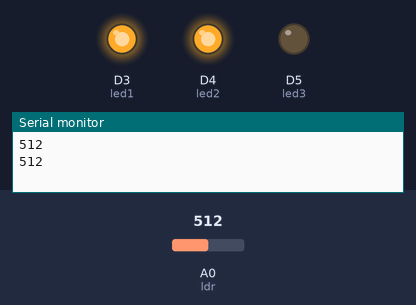
This sketch was run on a simulated ESP8266 (NodeMCU). On the bench: output pins drawn as LEDs (lit = HIGH), the last lines printed to the serial monitor. The inputs (shaded band) are chosen by the test bench; at power-on: A0 (ldr) = 512.

Above: at 1.8 s.
1.9 s: A0 (ldr) set to 493
At 3.4 s:
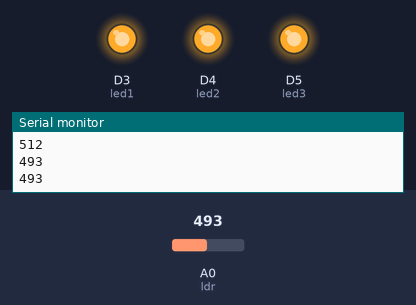
4.5 s: A0 (ldr) set to 710
At 6.9 s:
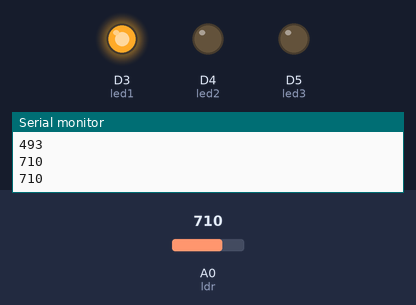
7.5 s: A0 (ldr) set to 690
At 10.2 s:
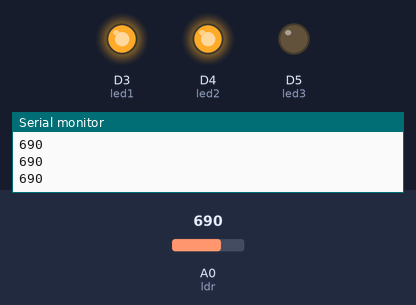
10.5 s: A0 (ldr) set to 716
At 12.7 s:
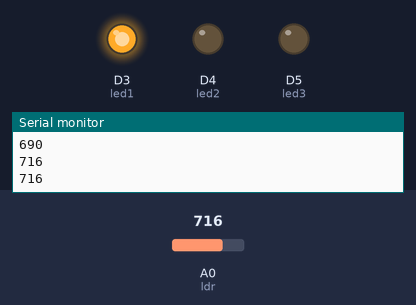
Timing chart, 0 to 14.2 s (numbered marks = the images above; inputs shaded):
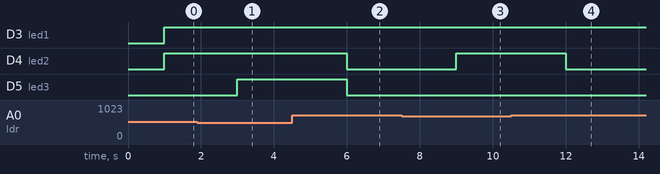

Measured:
- the behaviour switches between 501 and 500 on A0 (ldr) (found by bisection; images 0 and 1)
- the behaviour switches between 701 and 700 on A0 (ldr) (found by bisection; images 2 and 3)
- after the input at 1.9 s, D5 (led3): LOW → HIGH after 1.1 s
- after the input at 4.5 s, D4 (led2), D5 (led3): HIGH → LOW after 1.5 s
- after the input at 7.5 s, D4 (led2): LOW → HIGH after 1.5 s
- after the input at 10.5 s, D4 (led2): HIGH → LOW after 1.5 s

The sketch:

LDR.ino
```cpp
int led1 = D3;
int led2 = D4;
int led3 = D5;
int ldr = A0;
int x = 0;
void setup() {
  // put your setup code here, to run once:
Serial.begin (115200);
pinMode (led1, OUTPUT);
pinMode (led2, OUTPUT);
pinMode (led3, OUTPUT);

}

void loop() {
  // put your main code here, to run repeatedly:
x = analogRead (ldr);
Serial.println (x);
delay (1000);
if (x > 800 ){
  digitalWrite (led1, LOW);
  digitalWrite (led2, LOW);
  digitalWrite (led3, LOW);
  }
else if (x > 700 ){
  digitalWrite (led1, HIGH);
  digitalWrite (led2, LOW);
  digitalWrite (led3, LOW);
}
else if (x >= 501 ){
  digitalWrite (led1, HIGH);
  digitalWrite (led2, HIGH);
  digitalWrite (led3, LOW);
}
else if (x <=500 ){
  digitalWrite (led1, HIGH);
  digitalWrite (led2, HIGH);
  digitalWrite (led3, HIGH);
}
}
```
